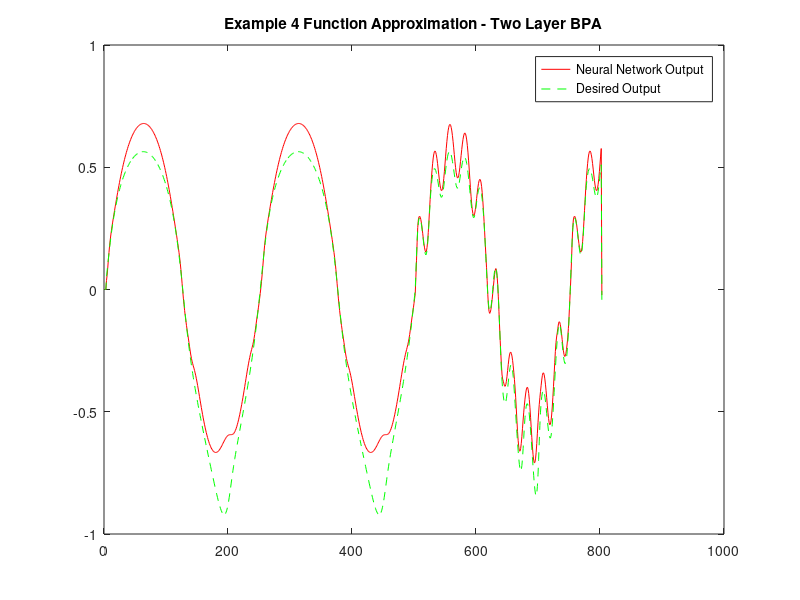

Source code (MATLAB):
clc;
close all;
clear all;
a = 1; b = 1;
m0 = 5;
m1 = 20;
m2 = 10;
m3 = 1;
w1 = rand(m1,m0+1);%20 x 3
w2 = rand(m2,m1+1);%10 x 21
w3 = rand(m3,m2+1);%1 x 11
eta1 = 0.1;
yp = [0;0;0];
u = -1 + 2.*rand(50000,1);

for k=1:99998
    if k<50000
        p = [1;yp(end);yp(end-1);yp(end-2);u(k+1);u(k)];
        y = (yp(end)*yp(end-1)*yp(end-2)*u(k)*(yp(end-2) - 1) + u(k+1))/(1 + yp(end-2)^2 + yp(end-1)^2);
        
        %FORWARD PASS
        v1 = w1*p;%20 x 1 
        phi_v1 = a*tanh(b*v1); %20 x 1
        y1_k = [1 ; phi_v1];%21 x 1
        v2 = w2*y1_k; %10 x 1
        phi_v2 = a*tanh(b*v2);
        %linear activation function
        y2_k = [1 ; phi_v2];%11 x 1
        v3 = w3*y2_k; %1 x 1
        y3 = v3 ;
        E = (yp(end)*yp(end-1)*yp(end-2)*u(k)*(yp(end-2) - 1) + u(k+1))/(1 + yp(end-2)^2 + yp(end-1)^2) - y3;
        phi_v3_diff = (1);
        phi_v2_diff = a*(1 - phi_v2.^2); %10 x 1
        phi_v1_diff = a*(1 - phi_v1.^2); % 20 x 1
   
        %BACKWARD PASS
    
        delta3 = E.*phi_v3_diff; % 1 x 1   
        delta_w3 = eta1.*delta3*(y2_k)'; % 1 x 11
        delta2 = (w3(2:length(w3))'.*delta3).*(phi_v2_diff); 
        delta_w2 = eta1.*delta2*(y1_k)';
        delta1 = (w2(:,2:length(w2))'*delta2).*(phi_v1_diff);
        delta_w1 = eta1.*delta1*(p)';
        
        %ERROR CALCULATION AND WEIGHT UPDATION
        
        
        w1 = w1 + delta_w1;
        w2 = w2 + delta_w2;
        w3 = w3 + delta_w3;
        
        yp = [yp;y];
end
end

yp = [0;0;0];
ym = [0;0;0];

for k = 1:800
    if(k<=500)
        u(k) = sin(2*pi*k/250);
    else
        u(k) = 0.8*sin(2*pi*k/250) + 0.2*sin(2*pi*k/25);
    end
end

for k = 1:800
        p = [1;yp(end);yp(end-1);yp(end-2);u(k+1);u(k)];
        y1 = (yp(end)*yp(end-1)*yp(end-2)*u(k)*(yp(end-2) - 1) + u(k+1))/(1 + yp(end-2)^2 + yp(end-1)^2);
        
        %FORWARD PASS
        v1 = w1*p;%20 x 1 
        phi_v1 = a*tanh(b*v1); %20 x 1
        y1_k = [1 ; phi_v1];%21 x 1
        v2 = w2*y1_k; %10 x 1
        phi_v2 = a*tanh(b*v2);
        %linear activation function
        y2_k = [1 ; phi_v2];%11 x 1
        v3 = w3*y2_k; %1 x 1
        y2 = (v3);
        yp = [yp;y1];
        ym = [ym;y2];

end

% ----------------------------------------------------------------------- %
%                           Plotting Graphs                               %
% ----------------------------------------------------------------------- %

K = 1:803;
figure;
plot(K,ym,'-r',K,yp,'--g')
legend('Neural Network Output', 'Desired Output');
title('Example 4 Function Approximation - Two Layer BPA');

%VAF Calculation
g=var(yp(3:end)-ym(3:end));
h=var(yp(3:end));
perf=(1-(g/h))*100;
disp(perf)
mse = sum((yp(3:end)-ym(3:end)).^2)/(length(yp(3:end)));
disp(mse);
